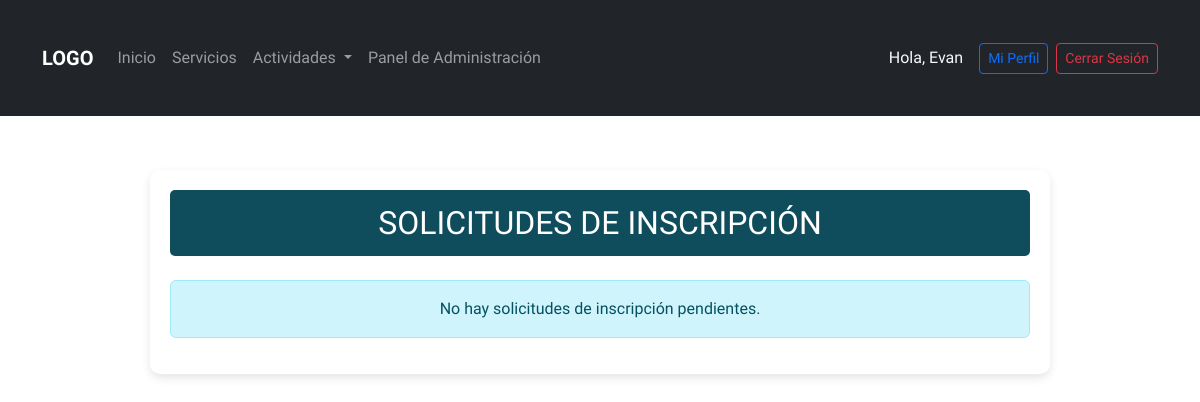
The app's page /gestionSolicitudes.php (signed in), older data.
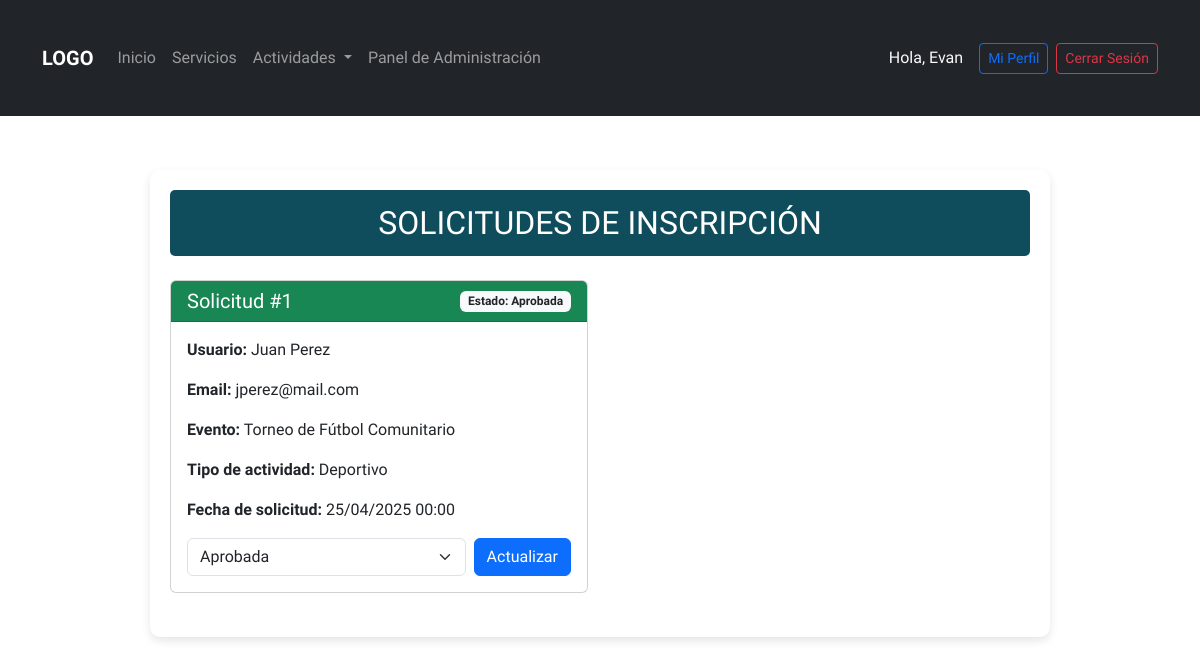
The same page, newer data.
### tables this page shows
CREATE TABLE `inscripciones` (
  `INSCRIPCION_ID` int(11) NOT NULL,
  `USUARIO_ID` int(11) DEFAULT NULL,
  `EVENTO_ID` int(11) DEFAULT NULL,
  `EQUIPO_ID` int(11) DEFAULT NULL,
  `FECHA` date DEFAULT NULL,
  `ESTADO` varchar(10) DEFAULT NULL
);

CREATE TABLE `usuarios` (
  `USUARIOS_ID` int(11) NOT NULL,
  `NOMBRE` varchar(100) DEFAULT NULL,
  `APELLIDO` varchar(100) DEFAULT NULL,
  `EMAIL` varchar(100) DEFAULT NULL,
  `PASSWORD` varchar(255) DEFAULT NULL,
  `ROL` varchar(10) DEFAULT NULL,
  `FECHA_REGISTRO` date DEFAULT NULL
);

CREATE TABLE `eventos` (
  `EVENTO_ID` int(11) NOT NULL,
  `NOMBRE` varchar(100) DEFAULT NULL,
  `FECHA` date DEFAULT NULL,
  `UBICACION` varchar(255) DEFAULT NULL,
  `TIPO_ACTIVIDAD` varchar(100) DEFAULT NULL,
  `DESCRIPCION` varchar(255) DEFAULT NULL,
  `ORGANIZADOR_ID` int(11) DEFAULT NULL
);

### gestionSolicitudes.php (the view, shortened to what this page needs)
<?php
    require_once('functions/conexion.php');
    require_once('includes/header.php');
    require_once('includes/navbar.php');
?>
    <main class="container mt-4">
        <section class="gest-solicitudes">
            <h2 class="text-center mb-4">SOLICITUDES DE INSCRIPCIÓN</h2>
            <?php
            $query = "SELECT i.INSCRIPCION_ID, i.ESTADO, i.FECHA,
                             e.NOMBRE as EVENTO_NOMBRE, e.TIPO_ACTIVIDAD,
                             u.NOMBRE, u.APELLIDO, u.EMAIL
                      FROM inscripciones i
                      JOIN eventos e ON i.EVENTO_ID = e.EVENTO_ID
                      JOIN usuarios u ON i.USUARIO_ID = u.USUARIOS_ID
                      ORDER BY i.FECHA DESC";
            $result = $conexion->query($query);
            if ($result && $result->num_rows > 0) {
                echo '<div class="row">';
                while ($solicitud = $result->fetch_assoc()) {
            ?>
                <div class="col-md-6 mb-4">
                    <div class="card">
                        <div class="card-header <?php echo ($solicitud['ESTADO'] == 'aprobada') ? 'bg-success text-white' : (($solicitud['ESTADO'] == 'rechazada') ? 'bg-danger text-white' : 'bg-warning'); ?>">
                            <div class="d-flex justify-content-between align-items-center">
                                <h5 class="mb-0">Solicitud #<?php echo $solicitud['INSCRIPCION_ID']; ?></h5>
                                <span class="badge bg-light text-dark">
                                    Estado: <?php echo ucfirst($solicitud['ESTADO']); ?>
                                </span>
                            </div>
                        </div>
                        <div class="card-body">
                            <p><strong>Usuario:</strong> <?php echo htmlspecialchars($solicitud['NOMBRE'] . ' ' . $solicitud['APELLIDO']); ?></p>
                            <p><strong>Email:</strong> <?php echo htmlspecialchars($solicitud['EMAIL']); ?></p>
                            <p><strong>Evento:</strong> <?php echo htmlspecialchars($solicitud['EVENTO_NOMBRE']); ?></p>
                            <p><strong>Tipo de actividad:</strong> <?php echo htmlspecialchars($solicitud['TIPO_ACTIVIDAD']); ?></p>
                            <p><strong>Fecha de solicitud:</strong> <?php echo date('d/m/Y H:i', strtotime($solicitud['FECHA'])); ?></p>
                            <form method="POST" class="mt-3">
                                <div class="d-flex gap-2">
                                    <select name="nuevo_estado" class="form-select">
                                        <option value="aprobada" <?php echo ($solicitud['ESTADO'] == 'aprobada') ? 'selected' : ''; ?>>Aprobada</option>
                                    </select>
                                    <button type="submit" class="btn btn-primary">Actualizar</button>
                                </div>
                            </form>
                        </div>
                    </div>
                </div>
            <?php
                }
                echo '</div>';
            } else {
                echo '<div class="alert alert-info text-center">No hay solicitudes de inscripción pendientes.</div>';
            }
            ?>
        </section>
    </main>
<?php require_once('includes/footer.php'); ?>

Row changes from the older to the newer data that the page shows:
added inscripciones: INSCRIPCION_ID "1", ESTADO "Aprobada", USUARIO_ID.APELLIDO "Juan Perez", USUARIO_ID.EMAIL "jperez@mail.com", EVENTO_ID.NOMBRE "Torneo de Fútbol Comunitario", EVENTO_ID.TIPO_ACTIVIDAD "Deportivo", FECHA "25/04/2025 00:00", nuevo_estado "Aprobada"
Text that changed along with them:
text no longer shown: "No hay solicitudes de inscripción pendientes."
